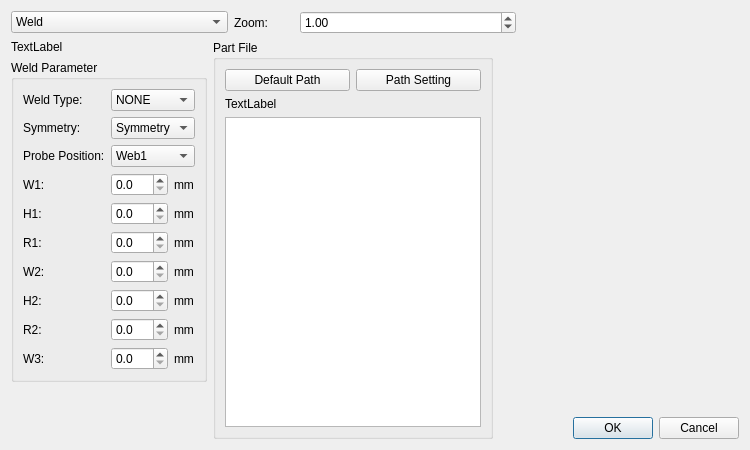
<?xml version="1.0" encoding="UTF-8"?>
<ui version="4.0">
 <class>DialogWeldFixDataII</class>
 <widget class="QDialog" name="DialogWeldFixDataII">
  <property name="geometry">
   <rect>
    <x>0</x>
    <y>0</y>
    <width>750</width>
    <height>450</height>
   </rect>
  </property>
  <property name="minimumSize">
   <size>
    <width>750</width>
    <height>450</height>
   </size>
  </property>
  <property name="maximumSize">
   <size>
    <width>750</width>
    <height>450</height>
   </size>
  </property>
  <property name="windowTitle">
   <string>Weld</string>
  </property>
  <property name="windowIcon">
   <iconset resource="../../mainwindow.qrc">
    <normaloff>:/file/resource/main_menu/0-05.png</normaloff>:/file/resource/main_menu/0-05.png</iconset>
  </property>
  <layout class="QVBoxLayout" name="verticalLayout_3">
   <item>
    <layout class="QHBoxLayout" name="horizontalLayout">
     <item>
      <widget class="QComboBox" name="weldFormComboBox">
       <item>
        <property name="text">
         <string>Weld</string>
        </property>
       </item>
       <item>
        <property name="text">
         <string>Load Part File</string>
        </property>
       </item>
      </widget>
     </item>
     <item>
      <widget class="QLabel" name="zoomLabel">
       <property name="maximumSize">
        <size>
         <width>60</width>
         <height>16777215</height>
        </size>
       </property>
       <property name="text">
        <string>Zoom:</string>
       </property>
      </widget>
     </item>
     <item>
      <widget class="QDoubleSpinBox" name="zoomDoubleSpinBox">
       <property name="minimum">
        <double>0.010000000000000</double>
       </property>
       <property name="value">
        <double>1.000000000000000</double>
       </property>
      </widget>
     </item>
     <item>
      <widget class="QLabel" name="pathLabel">
       <property name="text">
        <string/>
       </property>
      </widget>
     </item>
    </layout>
   </item>
   <item>
    <layout class="QHBoxLayout" name="horizontalLayout_2">
     <item>
      <layout class="QVBoxLayout" name="verticalLayout">
       <item>
        <widget class="QLabel" name="weldImageLabel">
         <property name="text">
          <string>TextLabel</string>
         </property>
        </widget>
       </item>
       <item>
        <widget class="QGroupBox" name="weldParameterGroupBox">
         <property name="title">
          <string>Weld Parameter</string>
         </property>
         <layout class="QGridLayout" name="gridLayout">
          <item row="5" column="0">
           <widget class="QLabel" name="r1Label">
            <property name="text">
             <string>R1:</string>
            </property>
           </widget>
          </item>
          <item row="8" column="0">
           <widget class="QLabel" name="r2Label">
            <property name="text">
             <string>R2:</string>
            </property>
           </widget>
          </item>
          <item row="3" column="2">
           <widget class="QLabel" name="w1UnitLabel">
            <property name="text">
             <string>mm</string>
            </property>
           </widget>
          </item>
          <item row="7" column="0">
           <widget class="QLabel" name="h2Label">
            <property name="text">
             <string>H2:</string>
            </property>
           </widget>
          </item>
          <item row="7" column="1">
           <widget class="QDoubleSpinBox" name="h2DoubleSpinBox">
            <property name="keyboardTracking">
             <bool>false</bool>
            </property>
            <property name="decimals">
             <number>1</number>
            </property>
           </widget>
          </item>
          <item row="5" column="1">
           <widget class="QDoubleSpinBox" name="r1DoubleSpinBox">
            <property name="keyboardTracking">
             <bool>false</bool>
            </property>
            <property name="decimals">
             <number>1</number>
            </property>
           </widget>
          </item>
          <item row="6" column="2">
           <widget class="QLabel" name="w2UnitLabel">
            <property name="text">
             <string>mm</string>
            </property>
           </widget>
          </item>
          <item row="7" column="2">
           <widget class="QLabel" name="h2UnitLabel">
            <property name="text">
             <string>mm</string>
            </property>
           </widget>
          </item>
          <item row="4" column="0">
           <widget class="QLabel" name="h1Label">
            <property name="text">
             <string>H1:</string>
            </property>
           </widget>
          </item>
          <item row="3" column="0">
           <widget class="QLabel" name="w1Label">
            <property name="text">
             <string>W1:</string>
            </property>
           </widget>
          </item>
          <item row="6" column="0">
           <widget class="QLabel" name="w2Label">
            <property name="text">
             <string>W2:</string>
            </property>
           </widget>
          </item>
          <item row="9" column="1">
           <widget class="QDoubleSpinBox" name="w3DoubleSpinBox">
            <property name="keyboardTracking">
             <bool>false</bool>
            </property>
            <property name="decimals">
             <number>1</number>
            </property>
           </widget>
          </item>
          <item row="8" column="2">
           <widget class="QLabel" name="r2UnitLabel">
            <property name="text">
             <string>mm</string>
            </property>
           </widget>
          </item>
          <item row="3" column="1">
           <widget class="QDoubleSpinBox" name="w1DoubleSpinBox">
            <property name="keyboardTracking">
             <bool>false</bool>
            </property>
            <property name="decimals">
             <number>1</number>
            </property>
           </widget>
          </item>
          <item row="0" column="1" colspan="2">
           <widget class="QComboBox" name="weldTypeComboBox">
            <item>
             <property name="text">
              <string>NONE</string>
             </property>
            </item>
            <item>
             <property name="text">
              <string>I</string>
             </property>
            </item>
            <item>
             <property name="text">
              <string>V</string>
             </property>
            </item>
            <item>
             <property name="text">
              <string>U</string>
             </property>
            </item>
            <item>
             <property name="text">
              <string>VY</string>
             </property>
            </item>
            <item>
             <property name="text">
              <string>VV</string>
             </property>
            </item>
            <item>
             <property name="text">
              <string>UU</string>
             </property>
            </item>
            <item>
             <property name="text">
              <string>UV</string>
             </property>
            </item>
            <item>
             <property name="text">
              <string>TKY</string>
             </property>
            </item>
           </widget>
          </item>
          <item row="9" column="2">
           <widget class="QLabel" name="w3UnitLabel">
            <property name="text">
             <string>mm</string>
            </property>
           </widget>
          </item>
          <item row="4" column="1">
           <widget class="QDoubleSpinBox" name="h1DoubleSpinBox">
            <property name="keyboardTracking">
             <bool>false</bool>
            </property>
            <property name="decimals">
             <number>1</number>
            </property>
           </widget>
          </item>
          <item row="0" column="0">
           <widget class="QLabel" name="weldTypeLabel">
            <property name="text">
             <string>Weld Type:</string>
            </property>
           </widget>
          </item>
          <item row="8" column="1">
           <widget class="QDoubleSpinBox" name="r2DoubleSpinBox">
            <property name="keyboardTracking">
             <bool>false</bool>
            </property>
            <property name="decimals">
             <number>1</number>
            </property>
           </widget>
          </item>
          <item row="4" column="2">
           <widget class="QLabel" name="h1UnitLabel">
            <property name="text">
             <string>mm</string>
            </property>
           </widget>
          </item>
          <item row="6" column="1">
           <widget class="QDoubleSpinBox" name="w2DoubleSpinBox">
            <property name="keyboardTracking">
             <bool>false</bool>
            </property>
            <property name="decimals">
             <number>1</number>
            </property>
           </widget>
          </item>
          <item row="5" column="2">
           <widget class="QLabel" name="r1UnitLabel">
            <property name="text">
             <string>mm</string>
            </property>
           </widget>
          </item>
          <item row="9" column="0">
           <widget class="QLabel" name="w3Label">
            <property name="text">
             <string>W3:</string>
            </property>
           </widget>
          </item>
          <item row="1" column="0">
           <widget class="QLabel" name="symmetryLabel">
            <property name="text">
             <string>Symmetry:</string>
            </property>
           </widget>
          </item>
          <item row="1" column="1" colspan="2">
           <widget class="QComboBox" name="symmetryComboBox">
            <item>
             <property name="text">
              <string>Symmetry</string>
             </property>
            </item>
            <item>
             <property name="text">
              <string>Right</string>
             </property>
            </item>
            <item>
             <property name="text">
              <string>Left</string>
             </property>
            </item>
           </widget>
          </item>
          <item row="2" column="0">
           <widget class="QLabel" name="probePosLabel">
            <property name="text">
             <string>Probe Position:</string>
            </property>
           </widget>
          </item>
          <item row="2" column="1" colspan="2">
           <widget class="QComboBox" name="ProbePosComboBox">
            <item>
             <property name="text">
              <string>Web1</string>
             </property>
            </item>
            <item>
             <property name="text">
              <string>Web2</string>
             </property>
            </item>
            <item>
             <property name="text">
              <string>Wing1</string>
             </property>
            </item>
            <item>
             <property name="text">
              <string>Wing2</string>
             </property>
            </item>
            <item>
             <property name="text">
              <string>Wing3</string>
             </property>
            </item>
            <item>
             <property name="text">
              <string>Wing4</string>
             </property>
            </item>
           </widget>
          </item>
         </layout>
        </widget>
       </item>
       <item>
        <spacer name="verticalSpacer">
         <property name="orientation">
          <enum>Qt::Vertical</enum>
         </property>
         <property name="sizeHint" stdset="0">
          <size>
           <width>20</width>
           <height>40</height>
          </size>
         </property>
        </spacer>
       </item>
      </layout>
     </item>
     <item>
      <widget class="QGroupBox" name="partFileGroupBox">
       <property name="title">
        <string>Part File</string>
       </property>
       <layout class="QGridLayout" name="gridLayout_2">
        <item row="0" column="0">
         <widget class="QPushButton" name="nccDefaultPathBt">
          <property name="text">
           <string>Default Path</string>
          </property>
         </widget>
        </item>
        <item row="0" column="1">
         <widget class="QPushButton" name="nccPathBt">
          <property name="text">
           <string>Path Setting</string>
          </property>
         </widget>
        </item>
        <item row="1" column="0" colspan="2">
         <widget class="QLabel" name="partFileNameLabel">
          <property name="text">
           <string>TextLabel</string>
          </property>
         </widget>
        </item>
        <item row="2" column="0" colspan="2">
         <widget class="QListView" name="partFileListView"/>
        </item>
       </layout>
      </widget>
     </item>
     <item>
      <layout class="QVBoxLayout" name="verticalLayout_2">
       <item>
        <widget class="WeldShowDataIIWidget" name="showWidget" native="true"/>
       </item>
       <item>
        <widget class="QDialogButtonBox" name="buttonBox">
         <property name="orientation">
          <enum>Qt::Horizontal</enum>
         </property>
         <property name="standardButtons">
          <set>QDialogButtonBox::Cancel|QDialogButtonBox::Ok</set>
         </property>
        </widget>
       </item>
      </layout>
     </item>
    </layout>
   </item>
  </layout>
 </widget>
 <customwidgets>
  <customwidget>
   <class>WeldShowDataIIWidget</class>
   <extends>QWidget</extends>
   <header location="global">painter/weldshowdataiiwidget.h</header>
   <container>1</container>
  </customwidget>
 </customwidgets>
 <resources>
  <include location="../../mainwindow.qrc"/>
 </resources>
 <connections>
  <connection>
   <sender>buttonBox</sender>
   <signal>accepted()</signal>
   <receiver>DialogWeldFixDataII</receiver>
   <slot>accept()</slot>
   <hints>
    <hint type="sourcelabel">
     <x>248</x>
     <y>254</y>
    </hint>
    <hint type="destinationlabel">
     <x>157</x>
     <y>274</y>
    </hint>
   </hints>
  </connection>
  <connection>
   <sender>buttonBox</sender>
   <signal>rejected()</signal>
   <receiver>DialogWeldFixDataII</receiver>
   <slot>reject()</slot>
   <hints>
    <hint type="sourcelabel">
     <x>316</x>
     <y>260</y>
    </hint>
    <hint type="destinationlabel">
     <x>286</x>
     <y>274</y>
    </hint>
   </hints>
  </connection>
 </connections>
</ui>
